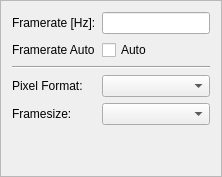
              <widget class="QFrame" name="frameThird">
               <property name="minimumSize">
                <size>
                 <width>0</width>
                 <height>0</height>
                </size>
               </property>
               <property name="frameShape">
                <enum>QFrame::StyledPanel</enum>
               </property>
               <property name="frameShadow">
                <enum>QFrame::Raised</enum>
               </property>
               <layout class="QGridLayout" name="gridLayout_17">
                <item row="0" column="0">
                 <layout class="QGridLayout" name="gridLayout_3">
                  <item row="0" column="2">
                   <widget class="QLineEdit" name="m_edFrameRate">
                    <property name="maximumSize">
                     <size>
                      <width>120</width>
                      <height>16777215</height>
                     </size>
                    </property>
                    <property name="inputMethodHints">
                     <set>Qt::ImhDigitsOnly</set>
                    </property>
                   </widget>
                  </item>
                  <item row="2" column="0" colspan="3">
                   <widget class="Line" name="line_6">
                    <property name="sizePolicy">
                     <sizepolicy hsizetype="Minimum" vsizetype="Fixed">
                      <horstretch>0</horstretch>
                      <verstretch>0</verstretch>
                     </sizepolicy>
                    </property>
                    <property name="orientation">
                     <enum>Qt::Horizontal</enum>
                    </property>
                   </widget>
                  </item>
                  <item row="5" column="0" colspan="3">
                   <spacer name="verticalSpacer_8">
                    <property name="orientation">
                     <enum>Qt::Vertical</enum>
                    </property>
                    <property name="sizeHint" stdset="0">
                     <size>
                      <width>20</width>
                      <height>40</height>
                     </size>
                    </property>
                   </spacer>
                  </item>
                  <item row="3" column="2">
                   <widget class="QComboBox" name="m_pixelFormats">
                    <property name="enabled">
                     <bool>true</bool>
                    </property>
                    <property name="maximumSize">
                     <size>
                      <width>120</width>
                      <height>16777215</height>
                     </size>
                    </property>
                    <property name="cursor">
                     <cursorShape>PointingHandCursor</cursorShape>
                    </property>
                    <property name="toolTip">
                     <string>&lt;p&gt;&lt;b&gt;Pixel Formats&lt;/b&gt;&lt;/p&gt;
&lt;span&gt;Clicking this button will show all available pixel formats.&lt;/span&gt;</string>
                    </property>
                   </widget>
                  </item>
                  <item row="0" column="0" colspan="2">
                   <widget class="QLabel" name="m_labelFrameRate">
                    <property name="text">
                     <string>Framerate [Hz]:</string>
                    </property>
                   </widget>
                  </item>
                  <item row="1" column="2">
                   <widget class="QCheckBox" name="m_chkFrameRateAuto">
                    <property name="cursor">
                     <cursorShape>PointingHandCursor</cursorShape>
                    </property>
                    <property name="toolTip">
                     <string>&lt;html&gt;&lt;head/&gt;&lt;body&gt;&lt;p&gt;&lt;span style=&quot; font-weight:600;&quot;&gt;Auto maximum frame rate&lt;/span&gt;&lt;/p&gt;&lt;p&gt;Automatically apply the maximum frame rate, ignore the manually set value.&lt;/p&gt;&lt;/body&gt;&lt;/html&gt;</string>
                    </property>
                    <property name="text">
                     <string>Auto</string>
                    </property>
                   </widget>
                  </item>
                  <item row="1" column="0" colspan="2">
                   <widget class="QLabel" name="m_labelFrameRateAuto">
                    <property name="text">
                     <string>Framerate Auto</string>
                    </property>
                   </widget>
                  </item>
                  <item row="3" column="0" colspan="2">
                   <widget class="QLabel" name="m_labelPixelFormats">
                    <property name="sizePolicy">
                     <sizepolicy hsizetype="Fixed" vsizetype="Preferred">
                      <horstretch>0</horstretch>
                      <verstretch>0</verstretch>
                     </sizepolicy>
                    </property>
                    <property name="text">
                     <string>Pixel Format:</string>
                    </property>
                   </widget>
                  </item>
                  <item row="4" column="0" colspan="2">
                   <widget class="QLabel" name="m_labelFrameSizes">
                    <property name="sizePolicy">
                     <sizepolicy hsizetype="Fixed" vsizetype="Preferred">
                      <horstretch>0</horstretch>
                      <verstretch>0</verstretch>
                     </sizepolicy>
                    </property>
                    <property name="text">
                     <string>Framesize:</string>
                    </property>
                   </widget>
                  </item>
                  <item row="4" column="2">
                   <widget class="QComboBox" name="m_frameSizes">
                    <property name="maximumSize">
                     <size>
                      <width>200</width>
                      <height>16777215</height>
                     </size>
                    </property>
                   </widget>
                  </item>
                 </layout>
                </item>
               </layout>
              </widget>
